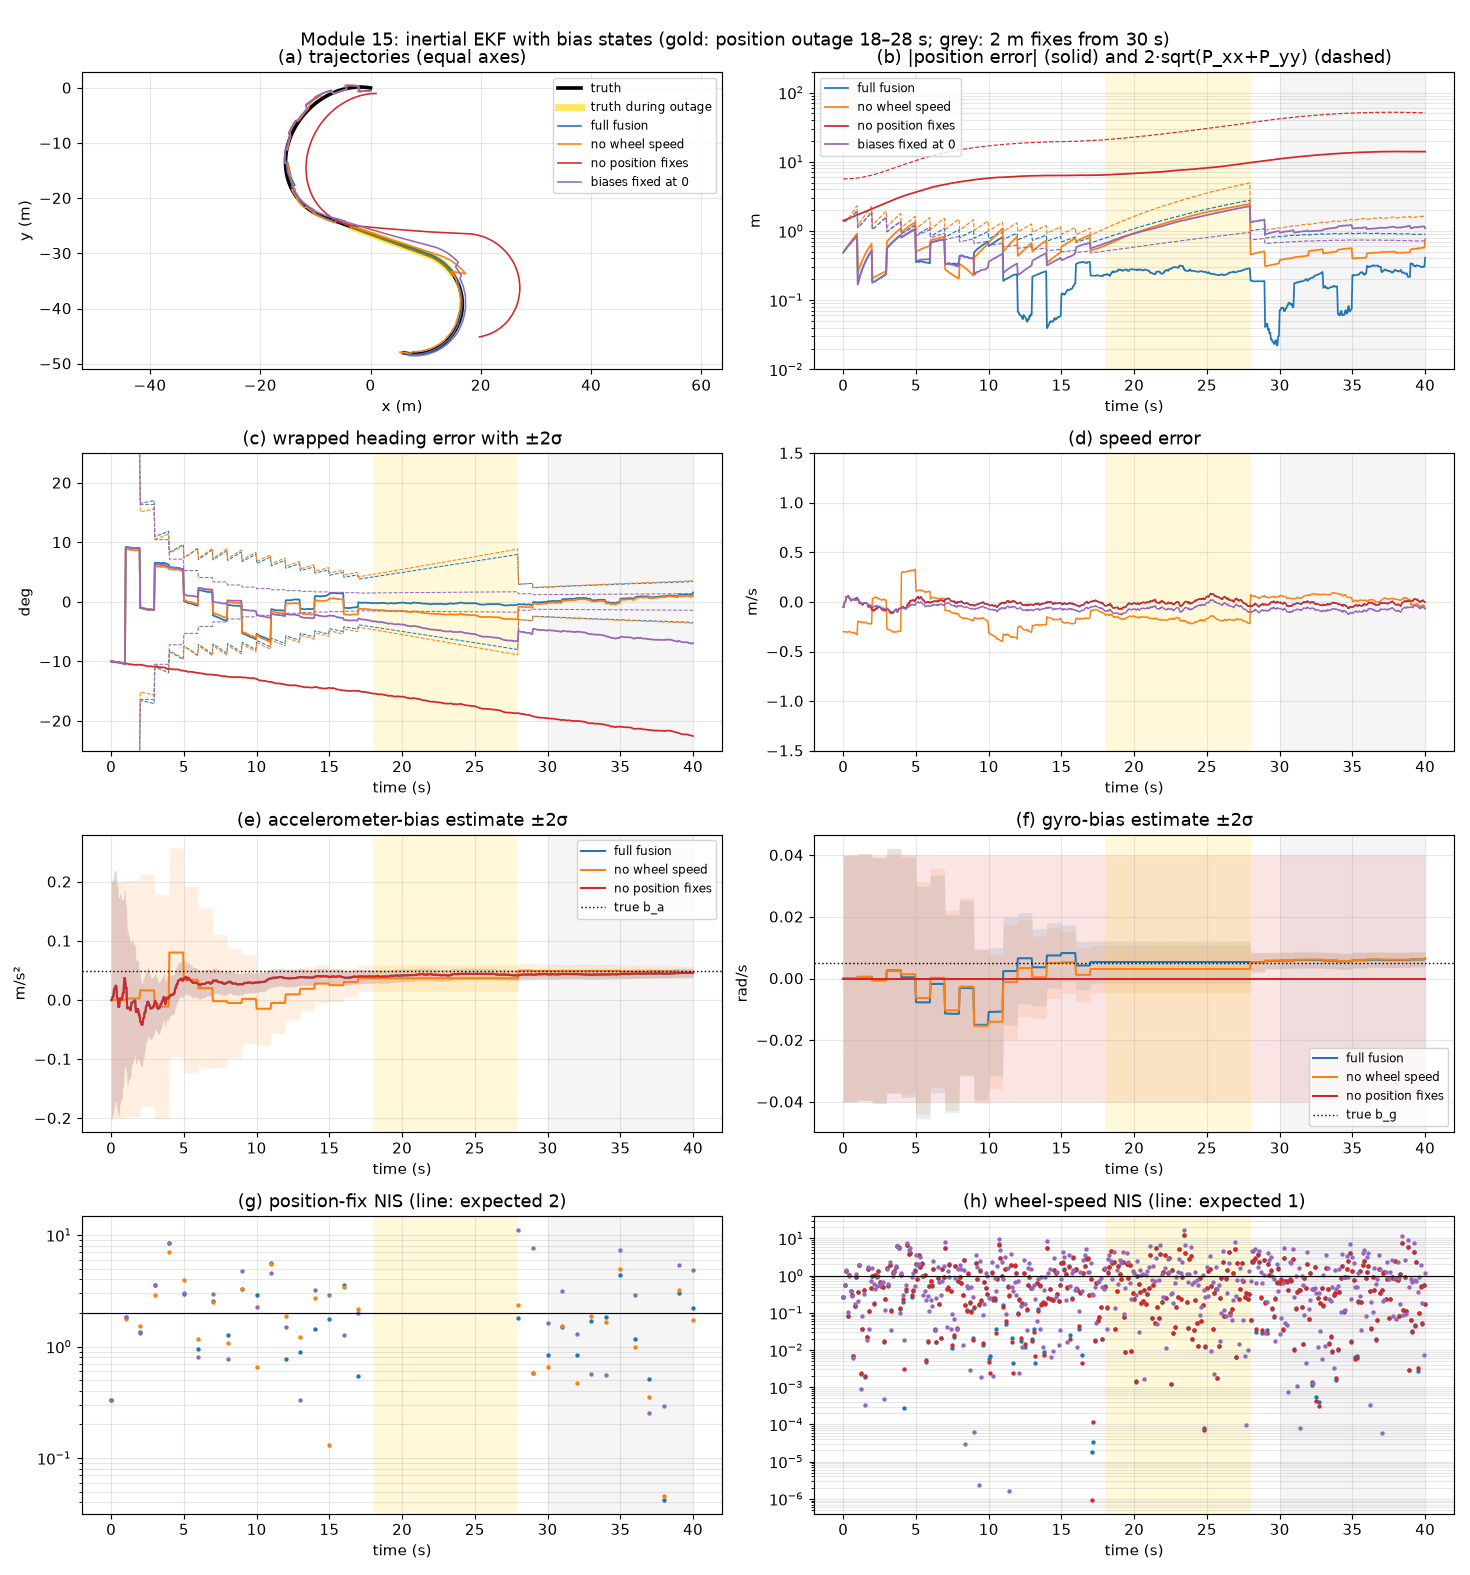

This figure's Python source:
"""
Module 15, Parts 3-5: outage and degraded fixes, sensor ablation, and the error budget.

Every configuration sees the same truth, the same inertial readings and the same aiding readings;
only what the filter uses (and whether it models the biases) changes.
    full fusion        inertial + position + wheel, biases estimated
    no wheel speed     inertial + position,         biases estimated
    no position fixes  inertial + wheel,            biases estimated
    biases fixed at 0  inertial + position + wheel, 4-state model (no bias compensation)
Position fixes: none for 18 <= t < 28 s; SD 0.5 m/axis before 30 s, 2 m/axis from 30 s (R follows).
Each run's aiding updates (time, sensor, innovation, S, NIS) are written to logs/<config>.csv, and
estimates with covariance diagonals to logs/<config>_states.csv.

Part 5 error budget, unaided straight-line propagation for T = 10 s at v = 2 m/s:
    initial heading error 10 deg      cross-track  v T dpsi           = 2 x 10 x 0.1745 = 3.49 m
    accel-bias error 0.05 m/s^2       along-track  1/2 db_a T^2        = 0.5 x 0.05 x 100 = 2.50 m
    gyro-bias error 0.005 rad/s       heading      db_g T              = 0.05 rad = 2.9 deg
                                      cross-track  1/2 v db_g T^2      = 0.5 x 2 x 0.005 x 100 = 0.50 m
The run compares these with the residual errors the filter actually carries into the outage.
"""

import csv
from pathlib import Path

import matplotlib.pyplot as plt
import numpy as np

from nav_ekf import run
from nav_model import (B_A_TRUE, B_G_TRUE, H_STEP, N_STEPS, OUTAGE, T_POS_LATE, draws, simulate, wrap)

OUT_DIR = Path(__file__).resolve().parent
LOG_DIR = OUT_DIR / "logs"
CONFIGS = {
    "full fusion":       dict(use_position=True, use_wheel=True, estimate_biases=True),
    "no wheel speed":    dict(use_position=True, use_wheel=False, estimate_biases=True),
    "no position fixes": dict(use_position=False, use_wheel=True, estimate_biases=True),
    "biases fixed at 0": dict(use_position=True, use_wheel=True, estimate_biases=False),
}
COLORS = {"full fusion": "tab:blue", "no wheel speed": "tab:orange", "no position fixes": "tab:red",
          "biases fixed at 0": "tab:purple"}
K_OUT0, K_OUT1 = int(round(OUTAGE[0] / H_STEP)), int(round(OUTAGE[1] / H_STEP))


def errors(x_true, xs):
    e = x_true - xs[:, :4]
    e[:, 3] = wrap(e[:, 3])
    return e


def along_cross(e_pos, psi):
    return (e_pos[0] * np.cos(psi) + e_pos[1] * np.sin(psi), -e_pos[0] * np.sin(psi) + e_pos[1] * np.cos(psi))


def metrics(x_true, xs, Ps, log):
    e = errors(x_true, xs)
    pos = np.hypot(e[:, 0], e[:, 1])
    t = np.arange(N_STEPS + 1) * H_STEP
    out = (t >= OUTAGE[0] - 1e-9) & (t < OUTAGE[1] - 1e-9)
    resume = next((r for r in log if r["sensor"] == "position" and r["k"] == K_OUT1), None)
    prior = resume["prior"] if resume else xs[K_OUT1]
    e_res = x_true[K_OUT1, :2] - prior[:2]
    m = {"pos_rmse": np.sqrt(np.mean(pos**2)), "v_rmse": np.sqrt(np.mean(e[:, 2]**2)),
         "head_rmse": np.degrees(np.sqrt(np.mean(e[:, 3]**2))), "out_max": np.max(pos[out]),
         "pre_resume": np.hypot(*e_res), "final_pos": pos[-1], "final_head": np.degrees(e[-1, 3])}
    m["pre_resume_ac"] = along_cross(e_res, x_true[K_OUT1, 3])
    if xs.shape[1] == 6:
        m["ba"], m["ba_sd"] = xs[-1, 4], np.sqrt(Ps[-1, 4, 4])
        m["bg"], m["bg_sd"] = xs[-1, 5], np.sqrt(Ps[-1, 5, 5])
    nis = {}
    for sensor, segs in (("position", ((0, 18), (28, 30), (30, 40.01))), ("wheel", ((0, 18), (18, 28), (28, 40.01)))):
        for a, b in segs:
            vals = [r["nis"] for r in log if r["sensor"] == sensor and a - 1e-9 <= r["t"] < b - 1e-9]
            nis[(sensor, a, b)] = (np.mean(vals) if vals else np.nan, len(vals))
    m["nis"] = nis
    return m, e, pos


def write_logs(name, xs, Ps, log):
    LOG_DIR.mkdir(exist_ok=True)
    slug = name.replace(" ", "_")
    with open(LOG_DIR / f"{slug}.csv", "w", newline="") as fh:
        w = csv.writer(fh)
        w.writerow(["t", "sensor", "innov_1", "innov_2", "S_11", "S_22", "NIS"])
        for r in log:
            nu, S = r["nu"], r["S"]
            w.writerow([r["t"], r["sensor"], f"{nu[0]:.6f}", f"{nu[1]:.6f}" if len(nu) > 1 else "",
                        f"{S[0, 0]:.6f}", f"{S[1, 1]:.6f}" if len(nu) > 1 else "", f"{r['nis']:.4f}"])
    names = ["p_x", "p_y", "v", "psi", "b_a", "b_g"][:xs.shape[1]]
    with open(LOG_DIR / f"{slug}_states.csv", "w", newline="") as fh:
        w = csv.writer(fh)
        w.writerow(["t"] + names + [f"sd_{s}" for s in names])
        for k in range(len(xs)):
            w.writerow([round(k * H_STEP, 4)] + [f"{v:.6f}" for v in xs[k]] +
                       [f"{np.sqrt(Ps[k, i, i]):.6f}" for i in range(xs.shape[1])])


def report(results):
    print("Part 4: sensor ablation (seed 2)")
    print(f"  {'configuration':<19}{'pos RMSE':>9}{'v RMSE':>8}{'psi RMSE':>9}{'outage max':>11}{'pre-resume':>11}"
          f"{' (along, cross)':>16}{'final |dp|':>11}{'final dpsi':>11}")
    for name, (m, _, _) in results.items():
        a, c = m["pre_resume_ac"]
        print(f"  {name:<19}{m['pos_rmse']:8.2f}m{m['v_rmse']:8.3f}{m['head_rmse']:7.2f}dg{m['out_max']:10.2f}m"
              f"{m['pre_resume']:10.2f}m   ({a:+6.2f}, {c:+6.2f}){m['final_pos']:10.2f}m{m['final_head']:+9.2f}dg")
    print(f"\n  final bias estimates (true b_a = {B_A_TRUE}, b_g = {B_G_TRUE})")
    for name, (m, _, _) in results.items():
        if "ba" in m:
            print(f"  {name:<19} b_a = {m['ba']:+.4f} +- {m['ba_sd']:.4f} m/s^2 ({(m['ba'] - B_A_TRUE) / m['ba_sd']:+.1f} sd)"
                  f"   b_g = {m['bg']:+.5f} +- {m['bg_sd']:.5f} rad/s ({(m['bg'] - B_G_TRUE) / m['bg_sd']:+.1f} sd)")
    print("\n  mean NIS by segment [count] (expected: position 2, wheel 1)")
    for name, (m, _, _) in results.items():
        cells = []
        for (s, a, b), (v, n) in m["nis"].items():
            if n:
                cells.append(f"{s[:3]} {a:g}-{min(b, 40):g}s {v:6.2f}[{n}]")
        print(f"  {name:<19} " + "   ".join(cells))


def budget(x_true, results):
    T, v = 10.0, 2.0
    print("\nPart 5: error budget, unaided straight-line propagation, T = 10 s, v = 2 m/s")
    rows = [("initial heading error 10 deg", "cross-track v T dpsi", v * T * np.radians(10)),
            ("accel-bias error 0.05 m/s^2", "along-track 1/2 db_a T^2", 0.5 * 0.05 * T**2),
            ("gyro-bias error 0.005 rad/s", "heading db_g T", np.degrees(0.005 * T)),
            ("gyro-bias error 0.005 rad/s", "cross-track 1/2 v db_g T^2", 0.5 * v * 0.005 * T**2)]
    for src, eff, val in rows:
        unit = "deg" if "heading db_g" in eff else "m"
        print(f"  {src:<30} {eff:<28} {val:6.2f} {unit}")
    print("\n  Signed (error = truth - estimate): a bias the filter under-estimates (db > 0) makes the estimate run"
          " ahead,\n  so along = dv T - 1/2 db_a T^2 and cross = v T dpsi - 1/2 v db_g T^2 (straight line, unaided).")
    print("\n  Same formulas with the RESIDUAL errors each filter carries into the outage (t = 18 s):")
    print(f"  {'configuration':<19}{'dpsi':>8}{'db_a':>9}{'db_g':>10}{'  -> v T dpsi':>14}{'1/2 db_a T^2':>14}"
          f"{'1/2 v db_g T^2':>16}{'dv T':>8}{'pred. (along, cross)':>23}{'observed growth (along, cross)':>33}")
    k = K_OUT0
    for name, (m, e, _) in results.items():
        xs = m["_xs"]
        dpsi = e[k, 3]
        dba = B_A_TRUE - (xs[k, 4] if xs.shape[1] == 6 else 0.0)
        dbg = B_G_TRUE - (xs[k, 5] if xs.shape[1] == 6 else 0.0)
        vel = x_true[k, 2]
        log = m["_log"]
        resume = next((r for r in log if r["sensor"] == "position" and r["k"] == K_OUT1), None)
        prior = resume["prior"] if resume else xs[K_OUT1]
        growth = (x_true[K_OUT1, :2] - prior[:2]) - (x_true[k, :2] - xs[k, :2])
        a, c = along_cross(growth, x_true[k, 3])
        dv = e[k, 2]
        cross_h, along_a, cross_g = vel * T * dpsi, -0.5 * dba * T**2, -0.5 * vel * dbg * T**2
        print(f"  {name:<19}{np.degrees(dpsi):+7.2f}d{dba:+9.4f}{dbg:+10.5f}{cross_h:+14.2f}"
              f"{along_a:+14.2f}{cross_g:+16.2f}{dv * T:+8.2f}     ({along_a + dv * T:+6.2f}, {cross_h + cross_g:+6.2f})"
              f"              ({a:+6.2f}, {c:+6.2f}) m")
    print("  (error = truth - estimate; growth = position error just before the 28 s fix minus the error at 18 s,"
          " resolved along/across the truth's heading at 18 s.\n   The vehicle turns from 25 s and wheel/bias"
          " updates continue, so these are scale checks, not predictions.)")


def plot(x_true, results, path):
    t = np.arange(N_STEPS + 1) * H_STEP
    fig = plt.figure(figsize=(14, 15))
    gs = fig.add_gridspec(4, 2)
    ax = [fig.add_subplot(gs[0, 0]), fig.add_subplot(gs[0, 1]), fig.add_subplot(gs[1, 0]),
          fig.add_subplot(gs[1, 1]), fig.add_subplot(gs[2, 0]), fig.add_subplot(gs[2, 1]),
          fig.add_subplot(gs[3, 0]), fig.add_subplot(gs[3, 1])]
    out = (t >= OUTAGE[0] - 1e-9) & (t < OUTAGE[1] - 1e-9)
    ax[0].plot(x_true[:, 0], x_true[:, 1], color="k", lw=2.5, label="truth")
    ax[0].plot(x_true[out, 0], x_true[out, 1], color="gold", lw=5, alpha=0.6, label="truth during outage")
    for name, (m, e, pos) in results.items():
        xs = m["_xs"]
        ax[0].plot(xs[:, 0], xs[:, 1], color=COLORS[name], lw=1.1, label=name)
    ax[0].set_aspect("equal", adjustable="datalim")
    ax[0].set_title("(a) trajectories (equal axes)")
    ax[0].set_xlabel("x (m)"); ax[0].set_ylabel("y (m)")
    ax[0].legend(fontsize=8)
    for name, (m, e, pos) in results.items():
        Ps, c = m["_Ps"], COLORS[name]
        ax[1].semilogy(t, pos, color=c, lw=1.2, label=name)
        ax[1].semilogy(t, 2 * np.sqrt(Ps[:, 0, 0] + Ps[:, 1, 1]), color=c, lw=0.8, ls="--")
        ax[2].plot(t, np.degrees(e[:, 3]), color=c, lw=1.2, label=name)
        ax[2].plot(t, 2 * np.degrees(np.sqrt(Ps[:, 3, 3])), color=c, lw=0.7, ls="--")
        ax[2].plot(t, -2 * np.degrees(np.sqrt(Ps[:, 3, 3])), color=c, lw=0.7, ls="--")
        ax[3].plot(t, e[:, 2], color=c, lw=1.0, label=name)
        if Ps.shape[1] == 6:
            xs = m["_xs"]
            for i, axb in ((4, ax[4]), (5, ax[5])):
                axb.plot(t, xs[:, i], color=c, lw=1.4, label=name)
                axb.fill_between(t, xs[:, i] - 2 * np.sqrt(Ps[:, i, i]), xs[:, i] + 2 * np.sqrt(Ps[:, i, i]),
                                 color=c, alpha=0.12, lw=0)
        log = m["_log"]
        for sensor, axn in (("position", ax[6]), ("wheel", ax[7])):
            pts = [(r["t"], r["nis"]) for r in log if r["sensor"] == sensor]
            if pts:
                tt, nn = zip(*pts)
                axn.semilogy(tt, nn, ".", color=c, ms=4, label=name)
    ax[4].axhline(B_A_TRUE, color="k", ls=":", lw=1, label="true b_a")
    ax[5].axhline(B_G_TRUE, color="k", ls=":", lw=1, label="true b_g")
    ax[6].axhline(2, color="k", lw=0.8); ax[7].axhline(1, color="k", lw=0.8)
    ax[1].set_title("(b) |position error| (solid) and 2·sqrt(P_xx+P_yy) (dashed)"); ax[1].set_ylabel("m")
    ax[1].set_ylim(1e-2, 2e2)
    ax[2].set_title("(c) wrapped heading error with ±2σ"); ax[2].set_ylabel("deg"); ax[2].set_ylim(-25, 25)
    ax[3].set_title("(d) speed error"); ax[3].set_ylabel("m/s"); ax[3].set_ylim(-1.5, 1.5)
    ax[4].set_title("(e) accelerometer-bias estimate ±2σ"); ax[4].set_ylabel("m/s²")
    ax[5].set_title("(f) gyro-bias estimate ±2σ"); ax[5].set_ylabel("rad/s")
    ax[6].set_title("(g) position-fix NIS (line: expected 2)"); ax[7].set_title("(h) wheel-speed NIS (line: expected 1)")
    for a in ax[1:]:
        a.axvspan(*OUTAGE, color="gold", alpha=0.15, lw=0)
        a.axvspan(T_POS_LATE, 40, color="0.5", alpha=0.08, lw=0)
        a.grid(alpha=0.3, which="both")
        a.set_xlabel("time (s)")
    ax[0].grid(alpha=0.3)
    ax[1].legend(fontsize=8, loc="upper left")
    ax[4].legend(fontsize=8); ax[5].legend(fontsize=8)
    fig.suptitle("Module 15: inertial EKF with bias states (gold: position outage 18–28 s; grey: 2 m fixes from 30 s)")
    fig.tight_layout()
    fig.savefig(path, dpi=105)
    plt.close(fig)


def ensemble_check(n_seeds=30):
    """Seed 2 is one realization: check NEES (per state, t >= 10 s) and final bias z-scores over seeds."""
    print(f"\nConsistency over {n_seeds} seeds (NEES per state expected ~1; bias z-scores expected mean 0, SD 1)")
    for name, cfg in CONFIGS.items():
        ne, zb, zg = [], [], []
        for seed in range(n_seeds):
            xt, imu, aid = simulate(draws(seed))
            xs, Ps, _ = run(xt[0], imu, aid, **cfg)
            e = errors(xt, xs)
            if xs.shape[1] == 6:
                e = np.c_[e, B_A_TRUE - xs[:, 4], B_G_TRUE - xs[:, 5]]
                zb.append(e[-1, 4] / np.sqrt(Ps[-1, 4, 4]))
                zg.append(e[-1, 5] / np.sqrt(Ps[-1, 5, 5]))
            k0 = int(round(10 / H_STEP))
            ne.append(np.mean([ei @ np.linalg.solve(P, ei) for ei, P in zip(e[k0:], Ps[k0:])]) / xs.shape[1])
        extra = (f"   b_a z {np.mean(zb):+.2f} (SD {np.std(zb):.2f}),  b_g z {np.mean(zg):+.2f} (SD {np.std(zg):.2f})"
                 if zb else "")
        print(f"  {name:<19} NEES/state {np.mean(ne):6.2f}{extra}")


def main():
    noise = draws()
    x_true, imu, aiding = simulate(noise)
    results = {}
    for name, cfg in CONFIGS.items():
        xs, Ps, log = run(x_true[0], imu, aiding, **cfg)
        m, e, pos = metrics(x_true, xs, Ps, log)
        m["_xs"], m["_Ps"], m["_log"] = xs, Ps, log
        results[name] = (m, e, pos)
        write_logs(name, xs, Ps, log)
    report(results)
    budget(x_true, results)
    ensemble_check()
    path = OUT_DIR / "ablation.png"
    plot(x_true, results, path)
    print(f"\nFigure saved: {path.name}; logs in {LOG_DIR.name}/")


if __name__ == "__main__":
    main()
